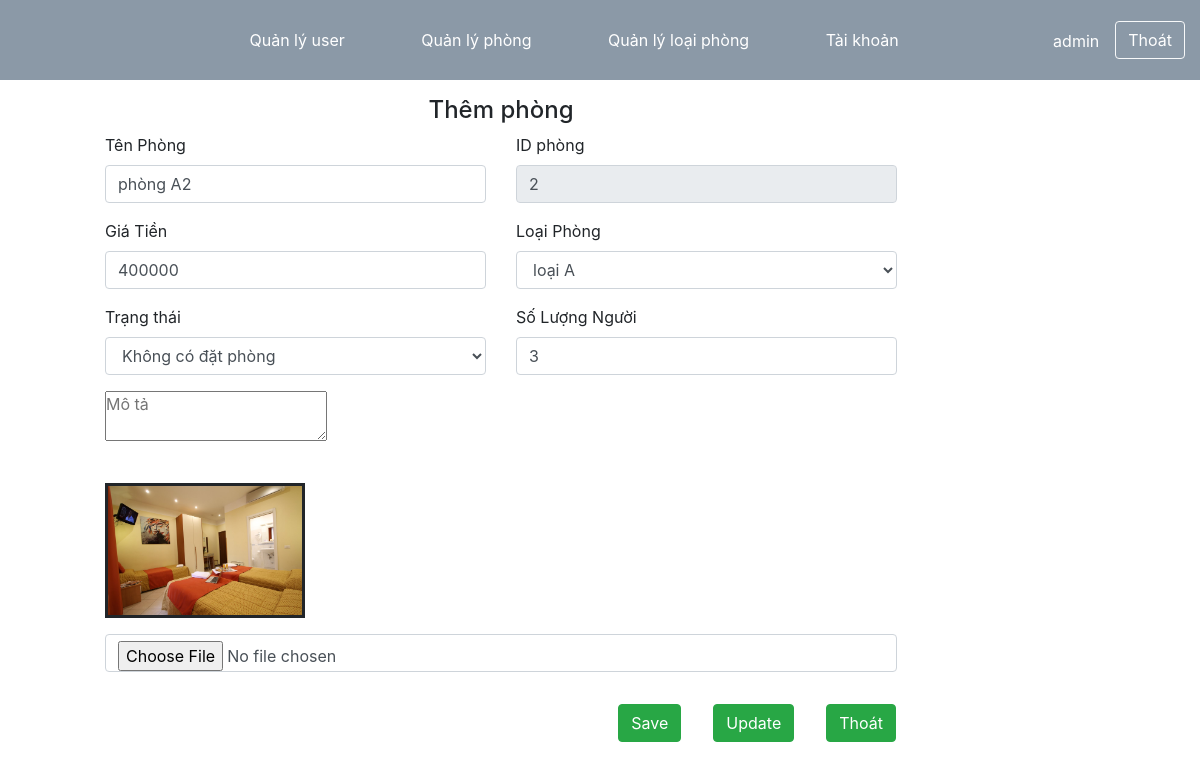
The app's page /admin/index.php?action=suaphong&id=2 (signed in) with its own data.
### tables this page shows
CREATE TABLE IF NOT EXISTS `phong` (
  `phongID` int NOT NULL AUTO_INCREMENT,
  `tenphong` varchar(255) NOT NULL,
  `img` varchar(255) DEFAULT NULL,
  `giaphong` decimal(10,0) NOT NULL,
  `trangthaiID` int NOT NULL,
  `loaiphongID` int NOT NULL,
  `soluongtoida` int NOT NULL,
  `mota` varchar(550) DEFAULT NULL,
  PRIMARY KEY (`phongID`)
);

CREATE TABLE IF NOT EXISTS `loaiphong` (
  `ID` int NOT NULL AUTO_INCREMENT,
  `loaiphong` varchar(50) NOT NULL,
  PRIMARY KEY (`ID`)
);

CREATE TABLE IF NOT EXISTS `trangthai` (
  `ID` int NOT NULL AUTO_INCREMENT,
  `trangthai` varchar(255) NOT NULL,
  PRIMARY KEY (`ID`)
);

### models/phongModel.php (called while the page is built, shortened)
<?php
	class phongModel extends connect
	{
		public function timkiemtheoID($id)
		{
			$sql = "select * from phong where phongID = $id;";
			$ds = $this->get_data($sql);
			foreach ($ds as $key => $value) {
				$this->id = $value["phongID"];
				$this->tenphong = $value["tenphong"];
				$this->giaphong = $value["giaphong"];
				$this->trangthaiID = $value["trangthaiID"];
				$this->loaiphongID = $value["loaiphongID"];
				$this->soluongtoida = $value["soluongtoida"];
				$this->img = $value["img"];
			}
		}
	}
 ?>

### models/database.php (called while the page is built, shortened)
<?php
	class connect{
		public function get_data($sql)
		{
			$conn = mysqli_connect("localhost","root","","quanlykhachsan");
			$result = mysqli_query($conn,$sql);
			$arr = mysqli_fetch_all($result,MYSQLI_ASSOC);
			return $arr;
		}
	}
 ?>

### models/loaiphongModel.php (called while the page is built, shortened)
<?php
	class loaiphongModel extends connect
	{
		public function docdanhsachloaiphong()
		{
			$sql = "select * from loaiphong";
			$dsloaiphong = $this->get_data($sql);
			return $dsloaiphong;
		}
	}
 ?>

### models/trangthaiModel.php (called while the page is built, shortened)
<?php
	class trangthaiModel extends connect
	{
		public function docdanhsachtrangthai()
		{
			$sql = "select * from trangthai";
			$dstrangthai = $this->get_data($sql);
			return $dstrangthai;
		}
	}
?>

### admin/danhmucphong/load_thongtinphong.php (the view, shortened to what this page needs)
<div class="row">
		<form method="post" action="index.php?action=thongtinphong" enctype="multipart/form-data" style="width:80%">
			<div class="text-center">
				<h4>Thêm phòng</h4>
			</div>
			<div class="row">
				<div class="form-group col col-md-6">
                    <label class="form-label">Tên Phòng</label>
                    <input type="text" id="txt_tenphong" required name="tenphong" class="form-control" value="<?php echo $p->tenphong ?>" />
                </div>
                <div class="form-group col col-md-6">
                    <label class="form-label">ID phòng</label>
                    <input type="text" id="txt_phongID" readonly name="phongID" class="form-control" value="<?php echo $p->id ?>" />
                </div>
			</div>
            <div class="row">
                 <div class="form-group col col-md-6">
                            <label class="form-label">Giá Tiền</label>
                            <input type="number" id="txt_giatien" name="giatien" class="form-control" value="<?php echo $p->giaphong ?>" />
                </div>
                <div class="form-group col col-md-6">
                    <label class="form-label">Loại Phòng</label>
                    <select name="loaiphongID" class="form-control">
                        <?php foreach ($dsloaiphong as $key => $value): ?>
                            <option class="form-control" <?php if($value['ID']==$p->loaiphongID) echo "selected" ?> value="<?php echo $value["ID"] ?>"><?php echo $value["loaiphong"]; ?></option>
                        <?php endforeach ?>
                    </select>
                </div>
            </div>
            <div class="row">
                <div class="form-group col col-md-6">
                    <label class="form-label">Trạng thái</label>
                    <select name="trangthaiID" class="form-control">
                        <?php foreach ($dstrangthai as $key => $value): ?>
                            <option readonly class="form-control" <?php if($value['ID']==$p->trangthaiID){echo "selected";} ?> value="<?php echo $value["ID"] ?>"><?php echo $value["trangthai"] ?></option>
                        <?php endforeach ?>
                    </select>
                </div>
                <div class="form-group col col-md-6">
                    <label class="form-label">Số Lượng Người</label>
                    <input type="number" name="soluongnguoi" id="txt_soluongnguoi" class="form-control" value="<?php if(isset($p)) echo $p->soluongtoida ?>" />
               </div>
            </div>
                        <div class="form-group">
                            <textarea name="mota" placeholder="Mô tả" id="txtarea_mota"><?php echo $p->mota ?></textarea>
                        </div>
                        <?php
                            if(isset($p))
                            {
                                if($p->img==""||$p->img==null)
                                {
                                    echo "không có hình";
                                }
                                else{
                                    echo '<img id="phongimg" style="width:200px;border:solid; margin-top:20px" src="'.'../'.$p->img.'" />';
                                }
                            }
                         ?>
                        <div class="form-group mt-3">
                            <input type="file" id="upload_img" class="form-control" name="phong_img" value="" title="Tải ảnh"/>
                        </div>
            <div class="row">
                <div class="col">
                    <div class="row" style="float: right;">
                        <input name="btn_luuphong" type="submit" value="Save" class="btn btn-success m-3">
                        <input name="btn_suaphong" type="submit" value="Update" class="btn btn-success m-3">
                        <button class="btn btn-success m-3" formaction="index.php?action=danhmucphong">Thoát</button>
                    </div>
                </div>
            </div>
        </form>
	</div>

### css/style.css (style rules this page uses)
* { margin: 0; padding: 0; box-sizing: border-box; list-style: none; text-decoration: none; }

### records on screen
phong: tenphong "phòng A2", phongID "2", giatien "400000", loaiphongID "loại A", trangthaiID "Không có đặt phòng", soluongnguoi "3", img (picture)

### other values on screen
$_SESSION['user'] "admin"
